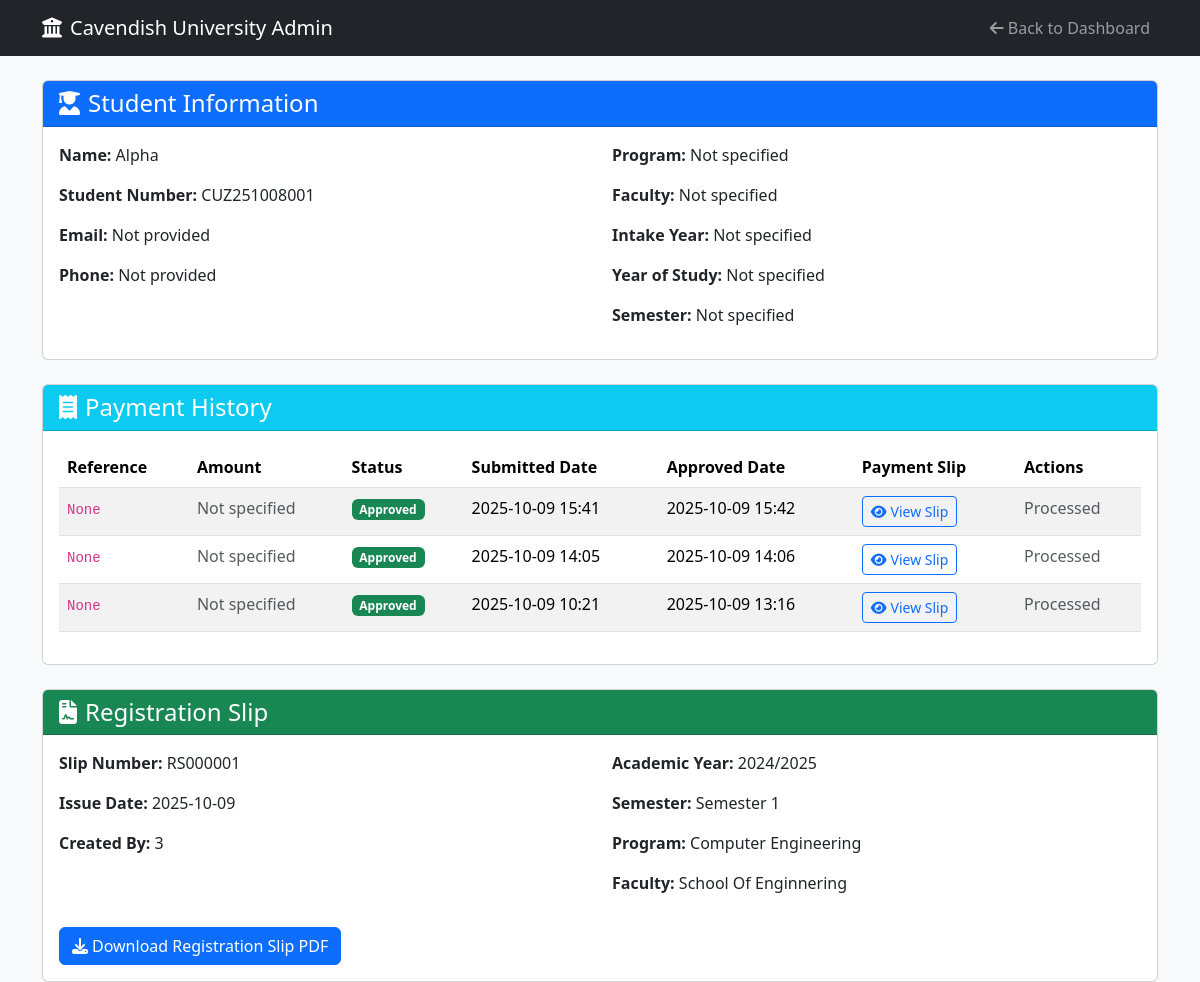
/admin/student/1 (signed in), run on the app's committed database.
### app/models.py (models this page shows, shortened)
class Student(db.Model):
    __tablename__ = "student"
    id = db.Column(db.Integer, primary_key=True)
    student_number = db.Column(db.String(20), unique=True, nullable=False)
    name = db.Column(db.String(100), nullable=False)
    email = db.Column(db.String(120), unique=True, nullable=True)
    phone = db.Column(db.String(20), nullable=True)
    program = db.Column(db.String(50), nullable=True)
    faculty = db.Column(db.String(100), nullable=True)  # NEW: Added faculty field
    intake_year = db.Column(db.Integer, nullable=True)
    year_of_study = db.Column(db.Integer, nullable=True)
    semester = db.Column(db.String(20), nullable=True)  # NEW: Added semester field
    created_at = db.Column(db.DateTime, default=lambda: datetime.now(timezone.utc))
    user = db.relationship("User", back_populates="student_profile", uselist=False, foreign_keys=[User.student_id])
    payments = db.relationship("Payment", back_populates="student", lazy=True, cascade="all, delete-orphan")
    registrations = db.relationship("Registration", back_populates="student", lazy=True, cascade="all, delete-orphan")
    registration_slips = db.relationship("RegistrationSlip", back_populates="student", lazy=True, cascade="all, delete-orphan")

class Payment(db.Model):
    __tablename__ = "payment"
    id = db.Column(db.Integer, primary_key=True)
    slip_filename = db.Column(db.String(150), nullable=False)
    status = db.Column(db.String(20), default="pending")  # pending, approved, rejected
    description = db.Column(db.Text, nullable=True)
    submitted_date = db.Column(db.DateTime, default=lambda: datetime.now(timezone.utc))
    approved_date = db.Column(db.DateTime, nullable=True)
    student_id = db.Column(db.Integer, db.ForeignKey("student.id"), nullable=False)
    amount = db.Column(db.Float, nullable=True)
    method = db.Column(db.String(50), nullable=True)
    reference = db.Column(db.String(100), nullable=True, unique=True)  # Made unique
    receipt_image = db.Column(db.String(255), nullable=True)  # NEW: Store receipt image filename
    student = db.relationship("Student", back_populates="payments")

class RegistrationSlip(db.Model):
    __tablename__ = "registration_slip"
    id = db.Column(db.Integer, primary_key=True)
    slip_number = db.Column(db.String(50), unique=True, nullable=False)
    student_id = db.Column(db.Integer, db.ForeignKey('student.id'), nullable=False)
    issue_date = db.Column(db.DateTime, nullable=False, default=lambda: datetime.now(timezone.utc))
    pdf_filename = db.Column(db.String(255), nullable=True)
    created_by = db.Column(db.String(100), nullable=True)
    created_date = db.Column(db.DateTime, default=lambda: datetime.now(timezone.utc))
    academic_year = db.Column(db.String(20), nullable=True)
    semester = db.Column(db.String(20), nullable=True)
    program_name = db.Column(db.String(100), nullable=True)
    faculty_name = db.Column(db.String(100), nullable=True)
    student = db.relationship("Student", back_populates="registration_slips")

### app/routes/admin_routes.py (the view)
@admin_bp.route('/student/<int:student_id>')
@admin_required
def view_student_details(student_id):
    student = Student.query.get_or_404(student_id)
    payments = Payment.query.filter_by(student_id=student_id).order_by(Payment.submitted_date.desc()).all()
    registration_slip = RegistrationSlip.query.filter_by(student_id=student_id).first()
    return render_template(
        'admin/student_details.html',
        student=student,
        payments=payments,
        registration_slip=registration_slip
    )

### app/routes/admin_routes.py (called while the page is built)
def admin_required(f):
    @wraps(f)
    def decorated_function(*args, **kwargs):
        if 'user_id' not in session or session.get('role') != 'admin':
            flash("Please log in as admin to access this page.", "warning")
            return redirect(url_for('admin.admin_login'))
        return f(*args, **kwargs)
    return decorated_function

### app/templates/admin/student_details.html (shortened to what this page needs)
<!DOCTYPE html>
<html lang="en">
<head>
    <link rel="stylesheet" href="https://cdn.jsdelivr.net/npm/bootstrap@5.3.2/dist/css/bootstrap.min.css">
    <link rel="stylesheet" href="https://cdnjs.cloudflare.com/ajax/libs/font-awesome/6.4.0/css/all.min.css">
</head>
<body class="bg-light">
<nav class="navbar navbar-expand-lg navbar-dark bg-dark">
    <div class="container">
        <a class="navbar-brand" href="{{ url_for('admin.dashboard') }}">
            <i class="fas fa-university me-2"></i>Cavendish University Admin
        </a>
        <div class="navbar-nav ms-auto">
            <a class="nav-link" href="{{ url_for('admin.dashboard') }}">
                <i class="fas fa-arrow-left me-1"></i>Back to Dashboard
            </a>
        </div>
    </div>
</nav>
<div class="container mt-4">
    <div class="card mb-4">
        <div class="card-header bg-primary text-white">
            <h4 class="mb-0">
                <i class="fas fa-user-graduate me-2"></i>Student Information
            </h4>
        </div>
        <div class="card-body">
            <div class="row">
                <div class="col-md-6">
                    <p><strong>Name:</strong> {{ student.name }}</p>
                    <p><strong>Student Number:</strong> {{ student.student_number }}</p>
                    <p><strong>Email:</strong> {{ student.email or 'Not provided' }}</p>
                    <p><strong>Phone:</strong> {{ student.phone or 'Not provided' }}</p>
                </div>
                <div class="col-md-6">
                    <p><strong>Program:</strong> {{ student.program or 'Not specified' }}</p>
                    <p><strong>Faculty:</strong> {{ student.faculty or 'Not specified' }}</p>
                    <p><strong>Intake Year:</strong> {{ student.intake_year or 'Not specified' }}</p>
                    <p><strong>Year of Study:</strong> {{ student.year_of_study or 'Not specified' }}</p>
                    <p><strong>Semester:</strong> {{ student.semester or 'Not specified' }}</p>
                </div>
            </div>
        </div>
    </div>
    <div class="card mb-4">
        <div class="card-header bg-info text-white">
            <h4 class="mb-0">
                <i class="fas fa-receipt me-2"></i>Payment History
            </h4>
        </div>
        <div class="card-body">
            {% if payments %}
                <div class="table-responsive">
                    <table class="table table-striped">
                        <thead>
                            <tr>
                                <th>Reference</th>
                                <th>Amount</th>
                                <th>Status</th>
                                <th>Submitted Date</th>
                                <th>Approved Date</th>
                                <th>Payment Slip</th>
                                <th>Actions</th>
                            </tr>
                        </thead>
                        <tbody>
                            {% for payment in payments %}
                            <tr>
                                <td><code>{{ payment.reference }}</code></td>
                                <td>
                                    {% if payment.amount is not none %}
                                        ZMW {{ "%.2f"|format(payment.amount) }}
                                    {% else %}
                                        <span class="text-muted">Not specified</span>
                                    {% endif %}
                                </td>
                                <td>
                                    <span class="badge
                                        {% if payment.status == 'approved' %}bg-success
                                        {% elif payment.status == 'rejected' %}bg-danger
                                        {% else %}bg-warning text-dark{% endif %}">
                                        {{ payment.status|title }}
                                    </span>
                                </td>
                                <td>{{ payment.submitted_date.strftime('%Y-%m-%d %H:%M') }}</td>
                                <td>
                                    {% if payment.approved_date %}
                                        {{ payment.approved_date.strftime('%Y-%m-%d %H:%M') }}
                                    {% else %}
                                        <span class="text-muted">N/A</span>
                                    {% endif %}
                                </td>
                                <td>
                                    {% if payment.slip_filename %}
                                        <button class="btn btn-sm btn-outline-primary view-slip"
                                                data-filename="{{ payment.slip_filename }}"
                                                data-filetype="{{ payment.slip_filename.split('.')[-1].lower() }}"
                                                data-bs-toggle="modal"
                                                data-bs-target="#slipModal">
                                            <i class="fas fa-eye me-1"></i>View Slip
                                        </button>
                                    {% else %}
                                        <span class="text-muted">No slip</span>
                                    {% endif %}
                                </td>
                                <td>
                                    {% if payment.status == 'pending' %}
                                    <div class="btn-group btn-group-sm">
                                        <a href="{{ url_for('admin.manage_payment', payment_id=payment.id, action='approve') }}"
                                           class="btn btn-outline-success" title="Approve Payment">
                                            <i class="fas fa-check"></i>
                                        </a>
                                        <a href="{{ url_for('admin.manage_payment', payment_id=payment.id, action='reject') }}"
                                           class="btn btn-outline-danger" title="Reject Payment">
                                            <i class="fas fa-times"></i>
                                        </a>
                                    </div>
                                    {% else %}
                                        <span class="text-muted">Processed</span>
                                    {% endif %}
                                </td>
                            </tr>
                            {% endfor %}
                        </tbody>
                    </table>
                </div>
            {% else %}
                <p class="text-muted text-center">No payment history found.</p>
            {% endif %}
        </div>
    </div>
    {% if registration_slip %}
    <div class="card">
        <div class="card-header bg-success text-white">
            <h4 class="mb-0">
                <i class="fas fa-file-contract me-2"></i>Registration Slip
            </h4>
        </div>
        <div class="card-body">
            <div class="row">
                <div class="col-md-6">
                    <p><strong>Slip Number:</strong> {{ registration_slip.slip_number }}</p>
                    <p><strong>Issue Date:</strong> {{ registration_slip.issue_date.strftime('%Y-%m-%d') }}</p>
                    <p><strong>Created By:</strong> {{ registration_slip.created_by or 'System' }}</p>
                </div>
                <div class="col-md-6">
                    <p><strong>Academic Year:</strong> {{ registration_slip.academic_year or 'Not specified' }}</p>
                    <p><strong>Semester:</strong> {{ registration_slip.semester or 'Not specified' }}</p>
                    <p><strong>Program:</strong> {{ registration_slip.program_name or student.program or 'Not specified' }}</p>
                    <p><strong>Faculty:</strong> {{ registration_slip.faculty_name or student.faculty or 'Not specified' }}</p>
                </div>
            </div>
            {% if registration_slip.pdf_filename %}
            <div class="mt-3">
                <a href="{{ url_for('admin.serve_uploaded_file', filename=registration_slip.pdf_filename) }}"
                   class="btn btn-primary" target="_blank">
                    <i class="fas fa-download me-1"></i>Download Registration Slip PDF
                </a>
            </div>
            {% endif %}
        </div>
    </div>
    {% endif %}
</div>
</body>
</html>

### data on the page
Student: name "Alpha", student_number "CUZ251008001", email "Not provided", phone "Not provided", program "Not specified", faculty "Not specified", intake_year "Not specified", year_of_study "Not specified", semester "Not specified"
Payment: reference "None", shows "Not specified", status "Approved", submitted_date "2025-10-09 15:41", approved_date "2025-10-09 15:42", shows "Processed"
Payment: reference "None", shows "Not specified", status "Approved", submitted_date "2025-10-09 14:05", approved_date "2025-10-09 14:06", shows "Processed"
Payment: reference "None", shows "Not specified", status "Approved", submitted_date "2025-10-09 10:21", approved_date "2025-10-09 13:16", shows "Processed"
RegistrationSlip: slip_number "RS000001", issue_date "2025-10-09", created_by "3", academic_year "2024/2025", semester "Semester 1", program_name "Computer Engineering", faculty_name "School Of Enginnering"
